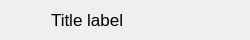
<?xml version="1.0" encoding="UTF-8"?>
<ui version="4.0">
 <class>_pushbutton</class>
 <widget class="CardWidget" name="_pushbutton">
  <property name="geometry">
   <rect>
    <x>0</x>
    <y>0</y>
    <width>250</width>
    <height>40</height>
   </rect>
  </property>
  <property name="minimumSize">
   <size>
    <width>200</width>
    <height>40</height>
   </size>
  </property>
  <property name="maximumSize">
   <size>
    <width>16777215</width>
    <height>45</height>
   </size>
  </property>
  <property name="windowTitle">
   <string>Form</string>
  </property>
  <layout class="QHBoxLayout" name="horizontalLayout">
   <property name="spacing">
    <number>10</number>
   </property>
   <property name="topMargin">
    <number>1</number>
   </property>
   <property name="bottomMargin">
    <number>1</number>
   </property>
   <item>
    <widget class="ExchangeICon" name="exchange_icon">
     <property name="sizePolicy">
      <sizepolicy hsizetype="Preferred" vsizetype="Preferred">
       <horstretch>0</horstretch>
       <verstretch>0</verstretch>
      </sizepolicy>
     </property>
     <property name="minimumSize">
      <size>
       <width>30</width>
       <height>30</height>
      </size>
     </property>
     <property name="maximumSize">
      <size>
       <width>30</width>
       <height>30</height>
      </size>
     </property>
     <property name="text">
      <string/>
     </property>
     <property name="icon">
      <iconset resource="../qfluentwidgets/_rc/resource.qrc">
       <normaloff>:/qfluentwidgets/images/exchange/binance_logo.png</normaloff>:/qfluentwidgets/images/exchange/binance_logo.png</iconset>
     </property>
     <property name="iconSize">
      <size>
       <width>30</width>
       <height>30</height>
      </size>
     </property>
     <property name="autoDefault">
      <bool>true</bool>
     </property>
     <property name="flat">
      <bool>true</bool>
     </property>
    </widget>
   </item>
   <item>
    <widget class="TitleLabel" name="TitleLabel">
     <property name="font">
      <font>
       <family>Segoe UI</family>
       <pointsize>13</pointsize>
       <bold>false</bold>
      </font>
     </property>
     <property name="text">
      <string>Title label</string>
     </property>
    </widget>
   </item>
  </layout>
 </widget>
 <customwidgets>
  <customwidget>
   <class>CardWidget</class>
   <extends>QFrame</extends>
   <header>qfluentwidgets</header>
   <container>1</container>
  </customwidget>
  <customwidget>
   <class>TitleLabel</class>
   <extends>QLabel</extends>
   <header>qfluentwidgets</header>
  </customwidget>
  <customwidget>
   <class>ExchangeICon</class>
   <extends>QPushButton</extends>
   <header location="global">gui.components</header>
  </customwidget>
 </customwidgets>
 <resources>
  <include location="../qfluentwidgets/_rc/resource.qrc"/>
 </resources>
 <connections/>
</ui>
